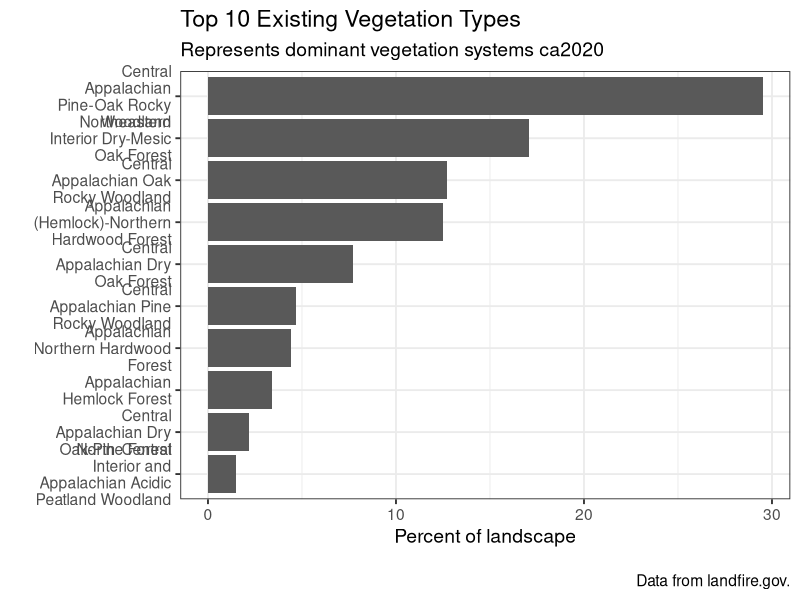
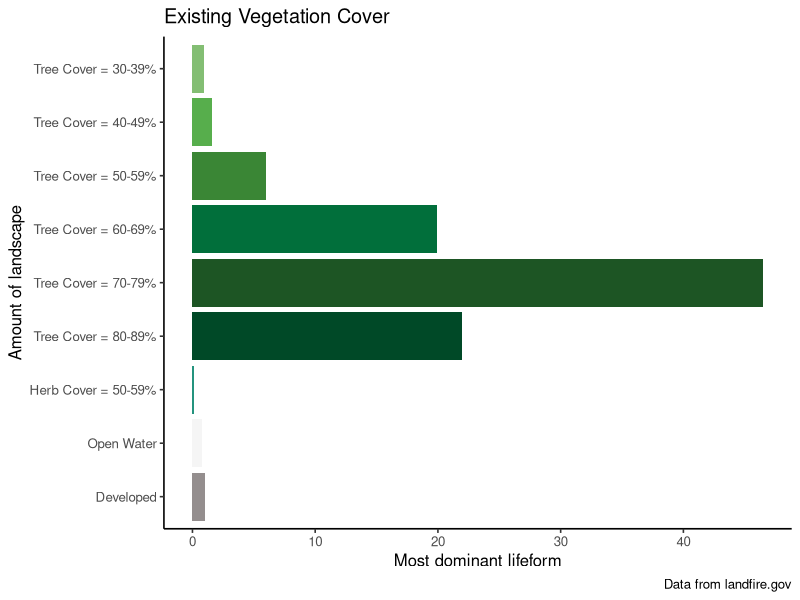
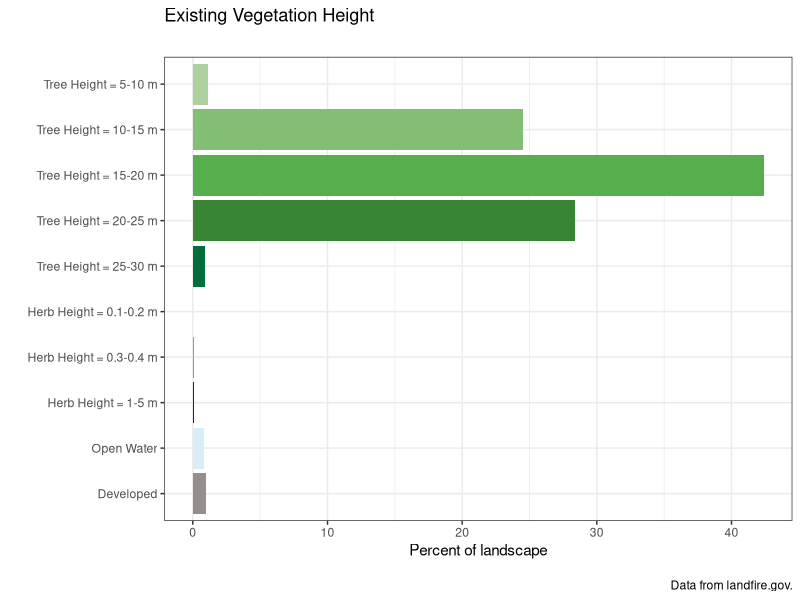

These figures' R source, in order:
## ---- chunk 1
library(tidyverse)
## ---- chunk 2
evtname <- read.csv(file = "data/evt_aoi_attributes.csv") %>%
  group_by(EVT_NAME) %>%
  summarize(ACRES = sum(ACRES),
            REL_PERCENT = sum(REL_PERCENT)) %>%
  arrange(desc(REL_PERCENT)) %>%
  top_n(n = 10, wt = REL_PERCENT)

# plot
evtChart <-
  ggplot(data = evtname, aes(x = EVT_NAME, y = REL_PERCENT)) +
  geom_bar(stat = "identity") +
  labs(
    title = "Top 10 Existing Vegetation Types",
    subtitle = "Represents dominant vegetation systems ca2020",
    caption = "\nData from landfire.gov.",
    x = "",
    y = "Percent of landscape") +
  scale_x_discrete(limits = rev(evtname$EVT_NAME),
                   labels = function(x) str_wrap(x, width = 18)) +
  coord_flip() +
  theme_bw(base_size = 14)

evtChart
## ---- chunk 3
evcname <- read.csv("data/evc_aoi_attributes.csv") %>% 
  mutate(type = if_else(Value %in% 11, "Open Water",
                                             if_else(Value %in% 12, "Snow / Ice",
                                                     if_else(Value %in% c(13:25), "Developed",
                                                             if_else(Value %in% 31, "Barren",
                                                                     if_else(Value %in% c(60:70), "Agriculture",
                                                                             if_else(Value %in% 32, "Quarries",
                                                                                     if_else(Value %in% 100, "Sparse Vegetation",
                                                                                             if_else(Value %in% c(101:199), "Tree",
                                                                                                     if_else(Value %in% c(201:299), "Shrub",
                                                                                                             if_else(Value %in% c(301:399), "Herb",
                                                                                                                     "Other")))))))))))



# create reverse substr() function
revSubstr <- function(x, start, stop) {
  x <- strsplit(x, "")
  sapply(x, 
         function(x) paste(rev(rev(x)[start:stop]), collapse = ""), 
         USE.NAMES = FALSE)  }

# create cover column based on 2nd and 3rd to last Values of classname
# if "Other" type, make 0
evcname <- evcname %>% mutate(cover = as.numeric(if_else(Value > 100,
                                                         revSubstr(evcname$CLASSNAMES, start = 2, stop = 3),
                                                         "0")))

# create bin breaks for grouping
breaks <- seq(0, 100, 10)
# create intervals for grouping and summarize
# also create factor order for "type"
evcgroup <- evcname %>%
  mutate(interval = cut(cover,
                        breaks, 
                        include.lowest = TRUE, 
                        right = T,
                        labels = c("0-9", "10-19", "20-29", "30-39", "40-49", "50-59", "60-69", "70-79", 
                                   "80-89", "90-100")),
         type = factor(type, levels = c("Tree", "Shrub", "Herb", "Open Water", "Snow / Ice", "Developed", "Agriculture", "Sparse Vegetation", "Barren", "Quarries", "Other"))) %>%
  group_by(type, interval) %>%
  summarize(COUNT = sum(Freq),
            acres = sum(ACRES),
            rel_percent = sum(REL_PERCENT))

# add label and legend names based on condition
evcgroup <- evcgroup %>% mutate(label = if_else(type %in% c("Tree", "Shrub", "Herb"),
                                                paste0(type, " Cover = ", interval, "%"), as.character(type)),
                                legend = if_else(type %in% c("Tree", "Shrub", "Herb", "Open Water"),
                                                 type, as.factor("Other")))

# turn current label order to factors
evclabel.list <- evcgroup$label
evcgroup <- evcgroup %>% mutate(label = fct_rev(factor(label, evclabel.list)))

# join in custom cols column to color bars by specific label

evc_group_cols <- read.csv("data/evc_group_acc.csv")

evcgroup <- left_join(evcgroup, evc_group_cols, by = "label")

evcgroup$label <- factor(evcgroup$label, levels = rev(evcgroup$label))

evcgroup <- evcgroup %>%
  filter(rel_percent > 0.01)

# plot
evcChart <-
  ggplot(data = evcgroup, aes(x = label, y = rel_percent, fill = colors)) +
  geom_bar(stat = "identity") +
  labs(
    title = "Existing Vegetation Cover",
    caption = "Data from landfire.gov",
    x = "Amount of landscape",
    y = "Most dominant lifeform") +
  scale_fill_identity() +
  coord_flip() +
  theme_classic(base_size = 12)+
  theme(legend.position = "none") 


evcChart


## ---- chunk 4


# load evh attribute table
evhname <- read.csv(file = "data/evh_aoi_attributes.csv") %>% 
  mutate(type = if_else(Value %in% 11, "Open Water",
                                             if_else(Value %in% 12, "Snow / Ice",
                                                     if_else(Value %in% c(13:25), "Developed",
                                                             if_else(Value %in% 31, "Barren",
                                                                     if_else(Value %in% c(60:70), "Agriculture",
                                                                             if_else(Value %in% 32, "Quarries",
                                                                                     if_else(Value %in% 100, "Sparse Vegetation",
                                                                                             if_else(Value %in% c(101:199), "Tree",
                                                                                                     if_else(Value %in% c(201:299), "Shrub",
                                                                                                             if_else(Value %in% c(301:399), "Herb",
                                                                                                                     "Other"))))))))))) %>%
  mutate(height_m = if_else(type %in% "Tree", (Value -100),
                            if_else(type %in% "Shrub", ((Value - 200) / 10),
                                    if_else(type %in% "Herb", ((Value - 300) / 10), 0))) %>%
           as.character() %>% as.numeric())

# create bin breaks for grouping
breaks <- c(0, 0.1, 0.2, 0.3, 0.4, 0.5, 0.6, 0.7, 0.8, 0.9, 1, 5, 10, 15, 20, 25, 30, 35, 40, 45, 50, 55, 60, 65, 70, 75, 80, 85, 90, 95, 100)

# create intervals for grouping and summarize
# also create factor order for "type"
evhgroup <- evhname %>%
  mutate(interval = cut(height_m,
                        breaks, 
                        include.lowest = TRUE, 
                        right = F,
                        labels = c("0", "0.1-0.2", "0.2-0.3", "0.3-0.4" ,"0.4-0.5", "0.5-0.6", "0.6-0.7", "0.7-0.8", "0.8-0.9", "0.9-1.0", "1-5", "5-10", "10-15", "15-20", "20-25", "25-30", "30-35", "35-40", "40-45", "45-50", "50-55", "55-60", "60-65", "65-70", "70-75", "75-80", "80-85", "85-90", "90-95", "95-100")),
         type = factor(type, levels = c("Tree", "Shrub", "Herb", "Open Water", "Snow / Ice", "Developed", "Agriculture", "Sparse Vegetation", "Barren", "Quarries", "Other"))) %>%
  group_by(type, interval) %>%
  summarise(COUNT = sum(Freq),
            acres = sum(ACRES),
            rel_percent = sum(REL_PERCENT))



# add label and legend names based on condition
evhgroup <- evhgroup %>% mutate(label = if_else(type %in% c("Tree", "Shrub", "Herb"),
                                                paste0(type, " Height = ", interval, " m"), as.character(type)),
                                legend = if_else(type %in% c("Tree", "Shrub", "Herb", "Open Water"),
                                                 type, as.factor("Other")))
# turn current label order to factors
evhlabel.list <- evhgroup$label
evhgroup <- evhgroup %>% mutate(label = fct_rev(factor(label, evhlabel.list)))


# join in custom cols column to color bars by specific label

evh_group_cols <- read.csv("data/evh_group_acc.csv")

evhgroup <- left_join(evhgroup, evh_group_cols, by = "label")

evhgroup$label <- factor(evhgroup$label, levels = rev(evhgroup$label))

evhgroup <- evhgroup %>%
  filter(rel_percent > 0.01)


# plot
evhChart <-
ggplot(data = evhgroup, aes(x = label, y = rel_percent, fill = colors)) +
  geom_bar(stat = "identity") +
  labs(
    title = "Existing Vegetation Height",
    subtitle = "",
    caption = "\nData from landfire.gov.",
    x = "",
    y = "Percent of landscape") +
  scale_fill_identity() +
  coord_flip() +
  theme_bw()

evhChart

